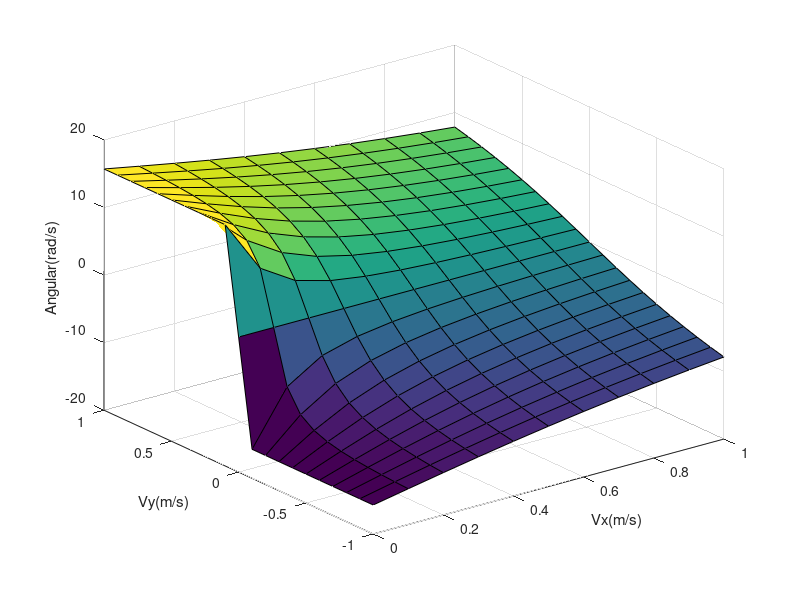

Recreate this plot in MATLAB.
function angularPlot
    
    vx = 0:0.1:1;
    vy = -1:0.1:1;
    
    dt = 0.1;
    
    [Vx,Vy]=meshgrid(vx,vy);
    [M,N] = size(Vx);
    Wt = zeros(M,N);
    
    A = [cosd(0) -sind(0);
         sind(0)  cosd(0)];
    
    for row = 1:M
        delta = A*[Vx(row,:);Vy(row,:)];
        delta_x = delta(1,:);
        delta_y = delta(2,:);
        for col = 1:N
            delta_th = rad2deg(atan2(delta_y(1,col),delta_x(1,col)))-0;
%             delta_th = angleConversion(rad2deg(atan2(delta_y(1,col),delta_x(1,col)))-0);
            Wt(row,col) = deg2rad(delta_th)/dt;
        end
    end
    
    figure;
    grid on;
    
    surf(Vx,Vy,Wt);
    xlabel("Vx(m/s)");
    ylabel("Vy(m/s)");
    zlabel('Angular(rad/s)');
    
end